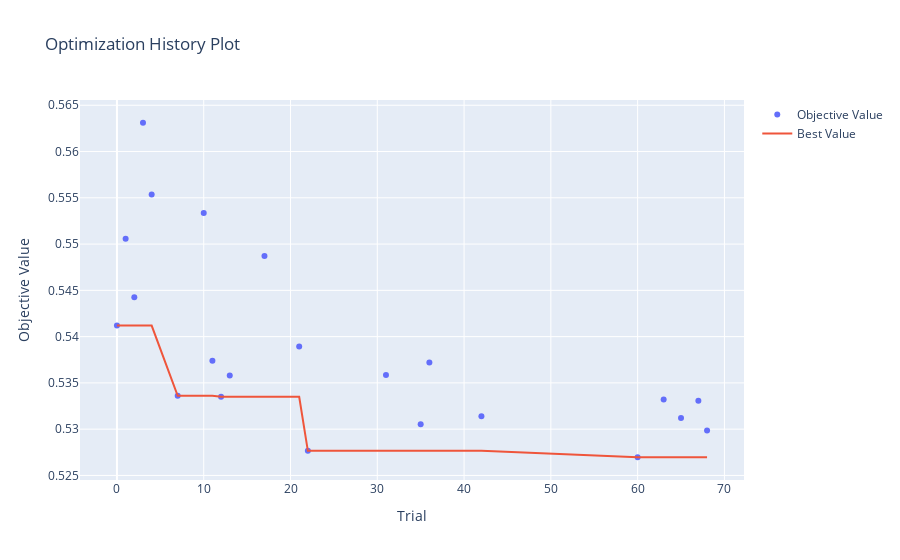

The cell this chart's notebook holds for it:
### Code cell
optuna.visualization.plot_optimization_history(study)

### Figure 1 — Plotly figure (JSON) as saved in the notebook; plotly's stock layout.template omitted (floating-point values rounded to 4 significant figures)
{"data": [{"mode": "markers", "name": "Objective Value", "type": "scatter", "x": [0, 1, 2, 3, 4, 7, 10, 11, 12, 13, 17, 21, 22, 31, 35, 36, 42, 60, 63, 65, 67, 68], "y": [0.5412, 0.5506, 0.5443, 0.5631, 0.5553, 0.5336, 0.5534, 0.5374, 0.5335, 0.5358, 0.5487, 0.5389, 0.5277, 0.5359, 0.5305, 0.5372, 0.5314, 0.527, 0.5332, 0.5312, 0.5331, 0.5298]}, {"name": "Best Value", "type": "scatter", "x": [0, 1, 2, 3, 4, 7, 10, 11, 12, 13, 17, 21, 22, 31, 35, 36, 42, 60, 63, 65, 67, 68], "y": [0.5412, 0.5412, 0.5412, 0.5412, 0.5412, 0.5336, 0.5336, 0.5336, 0.5335, 0.5335, 0.5335, 0.5335, 0.5277, 0.5277, 0.5277, 0.5277, 0.5277, 0.527, 0.527, 0.527, 0.527, 0.527]}], "layout": {"title": {"text": "Optimization History Plot"}, "xaxis": {"title": {"text": "Trial"}}, "yaxis": {"title": {"text": "Objective Value"}}}}
